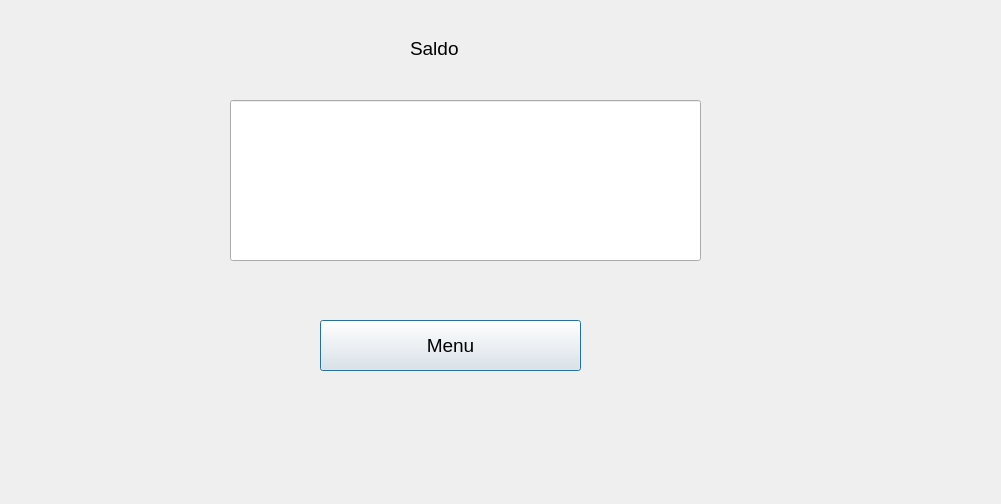
<?xml version="1.0" encoding="UTF-8"?>
<ui version="4.0">
 <class>Saldo</class>
 <widget class="QDialog" name="Saldo">
  <property name="geometry">
   <rect>
    <x>0</x>
    <y>0</y>
    <width>1001</width>
    <height>504</height>
   </rect>
  </property>
  <property name="font">
   <font>
    <pointsize>14</pointsize>
   </font>
  </property>
  <property name="windowTitle">
   <string>Dialog</string>
  </property>
  <widget class="QLineEdit" name="lineEdit">
   <property name="geometry">
    <rect>
     <x>230</x>
     <y>100</y>
     <width>471</width>
     <height>161</height>
    </rect>
   </property>
  </widget>
  <widget class="QLabel" name="label">
   <property name="geometry">
    <rect>
     <x>410</x>
     <y>40</y>
     <width>221</width>
     <height>16</height>
    </rect>
   </property>
   <property name="font">
    <font>
     <pointsize>14</pointsize>
    </font>
   </property>
   <property name="text">
    <string>Saldo</string>
   </property>
  </widget>
  <widget class="QPushButton" name="btnMenu">
   <property name="geometry">
    <rect>
     <x>320</x>
     <y>320</y>
     <width>261</width>
     <height>51</height>
    </rect>
   </property>
   <property name="text">
    <string>Menu</string>
   </property>
  </widget>
 </widget>
 <resources/>
 <connections/>
</ui>
